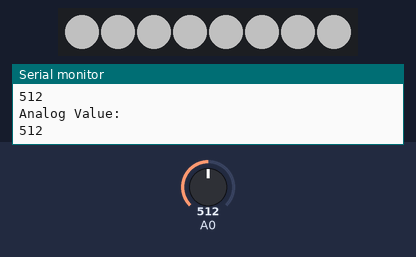
Bench run of a sketch on a simulated Arduino Uno, built with avr-gcc and run on an emulated ATmega328P. Parts: 8 RGB LEDs in strip order, left to right, the last lines printed to the serial monitor. The test bench sets the inputs (shaded band); at power-on: A0 = 512. Dim RGB values are drawn brighter than linear; colours are those a GRB WS2812 strip shows for the declared byte order.

Above: at 1.8 s.
1.9 s: A0 set to 492
At 3.2 s:
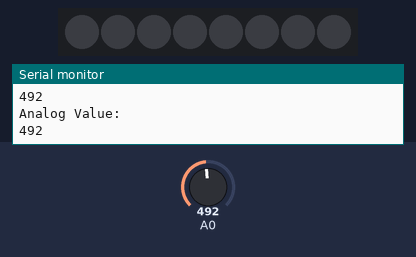
3.5 s: A0 set to 510
At 5.0 s:
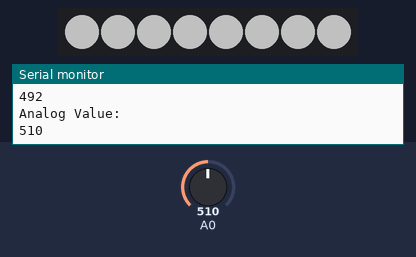
5.5 s: A0 set to 490
At 7.3 s:
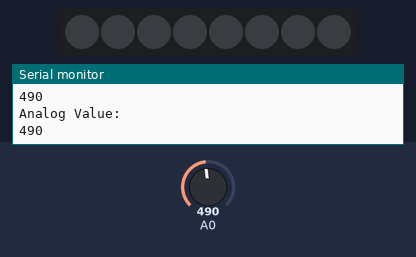
Timing chart, 0 to 8.8 s (numbered marks = the images above; inputs shaded):
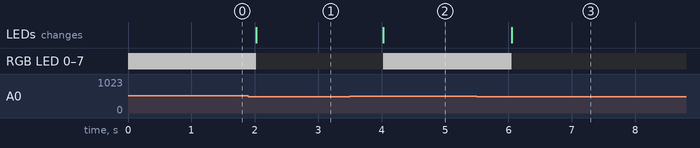

The sketch:

ENGRExpoPhotoResistor.ino
```cpp
#include <FastLED.h>

// How many leds in your strip?
#define NUM_LEDS 8

// For led chips like Neopixels, which have a data line, ground, and power, you just
// need to define DATA_PIN.  For led chipsets that are SPI based (four wires - data, clock,
// ground, and power), like the LPD8806, define both DATA_PIN and CLOCK_PIN
#define DATA_PIN 3

// Define the array of leds
CRGB leds[NUM_LEDS];
int ledPin = 3;

void setup() {
  Serial.begin(9600);
  pinMode(ledPin, OUTPUT);
  FastLED.addLeds<WS2812,DATA_PIN,RGB>(leds,NUM_LEDS);
  FastLED.setBrightness(84);
}

void loop() {
  int value = analogRead(A0);
  Serial.println("Analog Value: ");
  Serial.println(value);

  if (value < 500) {
    // Turn off all LEDs
    fill_solid(leds, NUM_LEDS, CRGB::Black);
    FastLED.show();
  } else {
    fill_solid(leds, NUM_LEDS, CRGB::White);
    FastLED.show();
    delay(10);
  }

  delay(1000);
}
```

Measured:
- the behaviour switches between 500 and 499 on A0 (found by bisection; images 0 and 1)
- after the input at 1.9 s, RGB LED 0–7: RGB(84, 84, 84) → off after 0.12 s; the LEDs: change after 0.12 s (image 1)
- after the input at 3.5 s, RGB LED 0–7: off → RGB(84, 84, 84) after 0.53 s; the LEDs: change after 0.53 s (image 2)
- after the input at 5.5 s, RGB LED 0–7: RGB(84, 84, 84) → off after 0.55 s; the LEDs: change after 0.55 s (image 3)
